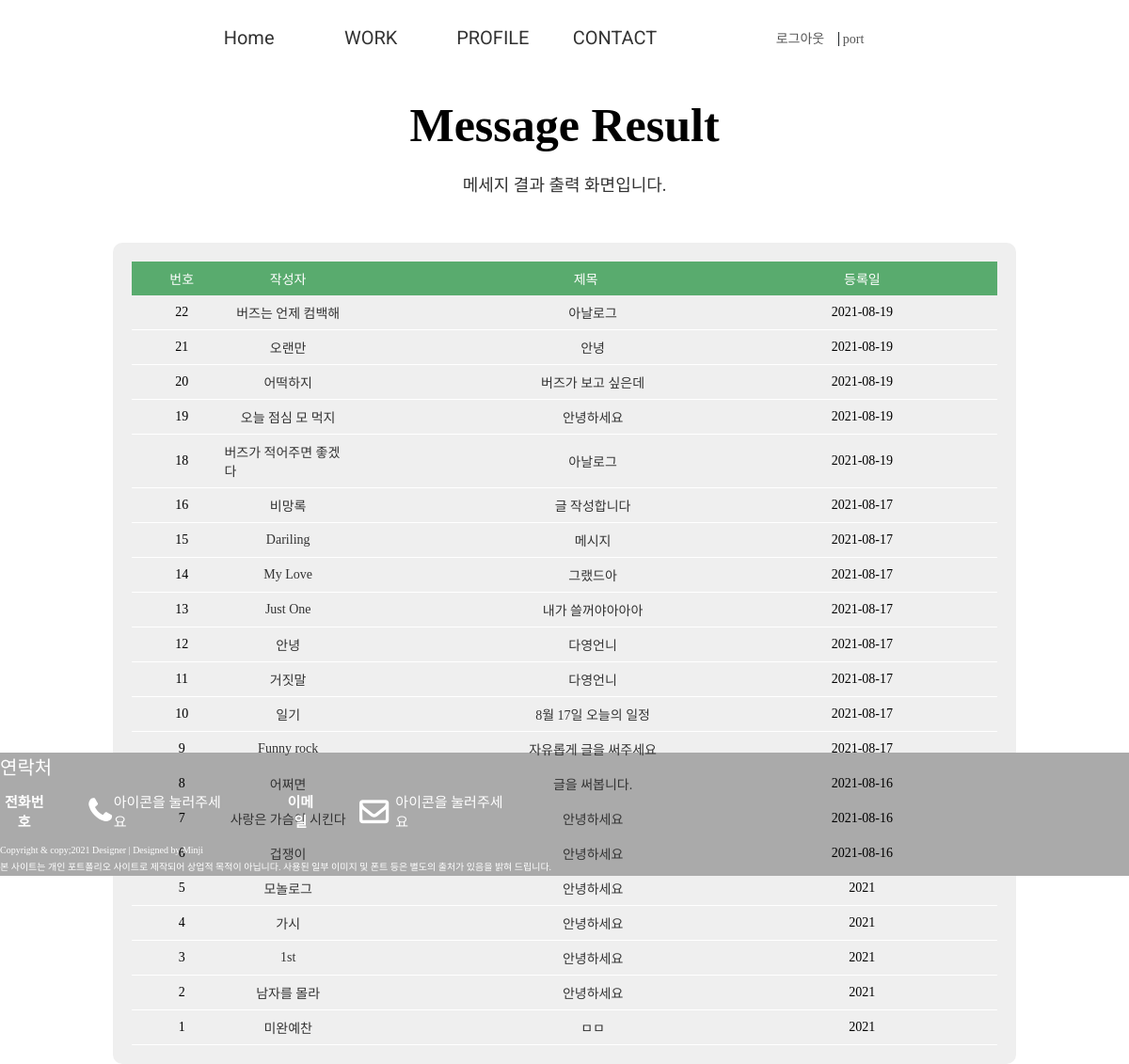
Page /pages/write_search.php (signed in) on the committed database.
### tables this page shows
CREATE TABLE `portfolio_write` (
  `Portfolio_idx` int(11) NOT NULL COMMENT '포트폴리오 고유번호',
  `Portfolio_writer` varchar(50) NOT NULL COMMENT '글 작성자',
  `Portfolio_pass` varchar(30) NOT NULL COMMENT '글 비밀번호',
  `Portfolio_tit` varchar(100) NOT NULL COMMENT '포트폴리오 글 제목',
  `Portfolio_con` text NOT NULL COMMENT '포트폴리오 내용',
  `Portfoilo_reg` varchar(20) NOT NULL COMMENT '포트폴리오 등록일'
);

### pages/write_search.php (the view, shortened to what this page needs)
<!DOCTYPE html>
<html lang="en">
<head>
 <link rel="stylesheet" href="https://cdnjs.cloudflare.com/ajax/libs/font-awesome/4.7.0/css/font-awesome.min.css">
 <link rel="stylesheet" href="/portfolio-cover/css/reset.css">
 <link rel="stylesheet" href="/portfolio-cover/css/style.css">
</head>
<body>
 <div id="wrap">
 <?php include $_SERVER["DOCUMENT_ROOT"]."/portfolio-cover/include/header.php"; ?>
 <section id="contact">
   <div class="center">
      <div class="tit_box">
        <h2>Message Result</h2>
        <p>메세지 결과 출력 화면입니다.</p>
      </div>
      <div class="comm_table comm_center">
       <ul class="comm_row">
       <li class="comm_tit">
        <span>번호</span>
        <span>작성자</span>
        <span>제목</span>
        <span>등록일</span>
       </li>
       <?php
        $search_select=$_POST['qna_search'];
        $search_input= $_POST['search_txt'];
        if($search_select == 'writer_search'){
          $sql_search ="SELECT * FROM portfolio_write WHERE Portfolio_writer LIKE '%$search_input%'ORDER BY Portfolio_idx DESC";
         } else{
          $sql_search ="SELECT * FROM  portfolio_write WHERE Portfolio_tit LIKE '%$search_input%'ORDER BY Portfolio_idx DESC";
         }
        $search_result = mysqli_query($dbConn,$sql_search);
        $search_result_num = mysqli_num_rows($search_result);
        if(!$search_result_num){
         echo "
         <li>데이터가 존재하지 않습니다. 검색 조건 및 검색어를 확인해주세요.</li>
         ";
        } else{
         while($search_result_row = mysqli_fetch_array($search_result)){
          $search_idx = $search_result_row['Portfolio_idx'];
          $search_writer = $search_result_row['Portfolio_writer'];
          $search_tit = $search_result_row['Portfolio_tit'];
          $search_reg = $search_result_row['Portfoilo_reg'];
        ?>
        <li class="comm_con">
         <span><?=$search_idx?></span>
         <span><a href="#"><?=$search_writer?></a></span>
         <span><a href="/portfolio-cover/pages/write_detail.php?detail_idx=<?=$search_idx?>"><?=$search_tit?></a></span>
         <span><?=$search_reg?></span>
        </li>
        <?php } } ?>
       </ul>
      </div>
      </div>
    </div>
 <?php include $_SERVER["DOCUMENT_ROOT"]."/portfolio-cover/include/footer.php"; ?>
</body>
</html>

### css/style.css (style rules this page uses)
#wrap { width:100%;height:100vh;margin:auto;max-width:1530px; }
#wrap #contact { width:100%;height:90%;margin-top: 1%; }
#wrap #contact .comm_center { width:80%;margin:auto; }
#wrap #contact .comm_table { background:#efefef;padding:20px; border-radius: 10px; }
#wrap #contact .comm_table li { padding:8px;display:flex; }
#wrap #contact .comm_table li span:nth-child(1) { width:10%; }
#wrap #contact .comm_table li span:nth-child(2) { width:15% }
#wrap #contact .comm_table li span:nth-child(3) { width:55%; }
#wrap #contact .comm_table li span:nth-child(4) { width:10%; }
#wrap #contact .comm_table li.comm_tit { background:#59ab6e;color:#fff; }
#wrap #contact .comm_table li.comm_tit span { text-align: center; }
#wrap #contact .comm_table li.comm_con { border-bottom:1px solid #fff; }
#wrap #contact .comm_table li.comm_con span { display:flex; align-items:center;justify-content: center; }
#wrap #contact .comm_table li.comm_con span:nth-child(3) { text-align:flex-start; padding-left:15px; }
#contact .tit_box h2 { font-weight:600;margin-top:1%; }

### rows in the picture
portfolio_write: Portfolio_idx "22", Portfolio_writer "버즈는 언제 컴백해", Portfolio_tit "아날로그", Portfoilo_reg "2021-08-19"
portfolio_write: Portfolio_idx "21", Portfolio_writer "오랜만", Portfolio_tit "안녕", Portfoilo_reg "2021-08-19"
portfolio_write: Portfolio_idx "20", Portfolio_writer "어떡하지", Portfolio_tit "버즈가 보고 싶은데", Portfoilo_reg "2021-08-19"
portfolio_write: Portfolio_idx "19", Portfolio_writer "오늘 점심 모 먹지", Portfolio_tit "안녕하세요", Portfoilo_reg "2021-08-19"
portfolio_write: Portfolio_idx "18", Portfolio_writer "버즈가 적어주면 좋겠다", Portfolio_tit "아날로그", Portfoilo_reg "2021-08-19"
portfolio_write: Portfolio_idx "16", Portfolio_writer "비망록", Portfolio_tit "글 작성합니다", Portfoilo_reg "2021-08-17"
portfolio_write: Portfolio_idx "15", Portfolio_writer "Dariling", Portfolio_tit "메시지", Portfoilo_reg "2021-08-17"
portfolio_write: Portfolio_idx "14", Portfolio_writer "My Love", Portfolio_tit "그랬드아", Portfoilo_reg "2021-08-17"
portfolio_write: Portfolio_idx "13", Portfolio_writer "Just One", Portfolio_tit "내가 쓸꺼야아아아", Portfoilo_reg "2021-08-17"
portfolio_write: Portfolio_idx "12", Portfolio_writer "안녕", Portfolio_tit "다영언니", Portfoilo_reg "2021-08-17"
portfolio_write: Portfolio_idx "11", Portfolio_writer "거짓말", Portfolio_tit "다영언니", Portfoilo_reg "2021-08-17"
portfolio_write: Portfolio_idx "10", Portfolio_writer "일기", Portfolio_tit "8월 17일 오늘의 일정", Portfoilo_reg "2021-08-17"
portfolio_write: Portfolio_idx "9", Portfolio_writer "Funny rock", Portfolio_tit "자유롭게 글을 써주세요", Portfoilo_reg "2021-08-17"
portfolio_write: Portfolio_idx "8", Portfolio_writer "어쩌면", Portfolio_tit "글을 써봅니다.", Portfoilo_reg "2021-08-16"
portfolio_write: Portfolio_idx "7", Portfolio_writer "사랑은 가슴이 시킨다", Portfolio_tit "안녕하세요", Portfoilo_reg "2021-08-16"
portfolio_write: Portfolio_idx "6", Portfolio_writer "겁쟁이", Portfolio_tit "안녕하세요", Portfoilo_reg "2021-08-16"
portfolio_write: Portfolio_idx "5", Portfolio_writer "모놀로그", Portfolio_tit "안녕하세요", Portfoilo_reg "2021"
portfolio_write: Portfolio_idx "4", Portfolio_writer "가시", Portfolio_tit "안녕하세요", Portfoilo_reg "2021"
portfolio_write: Portfolio_idx "3", Portfolio_writer "1st", Portfolio_tit "안녕하세요", Portfoilo_reg "2021"
portfolio_write: Portfolio_idx "2", Portfolio_writer "남자를 몰라", Portfolio_tit "안녕하세요", Portfoilo_reg "2021"
portfolio_write: Portfolio_idx "1", Portfolio_writer "미완예찬", Portfolio_tit "ㅁㅁ", Portfoilo_reg "2021"

### other values in the picture
$userid "port"
